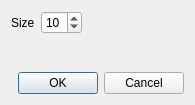
<?xml version="1.0" encoding="UTF-8"?>
<ui version="4.0">
 <class>PyramidDimensionsDialog</class>
 <widget class="QDialog" name="PyramidDimensionsDialog">
  <property name="geometry">
   <rect>
    <x>0</x>
    <y>0</y>
    <width>195</width>
    <height>105</height>
   </rect>
  </property>
  <property name="windowTitle">
   <string>3D Pyramid dimensions</string>
  </property>
  <layout class="QVBoxLayout" name="verticalLayout">
   <item>
    <layout class="QFormLayout" name="formLayout">
     <property name="fieldGrowthPolicy">
      <enum>QFormLayout::FieldsStayAtSizeHint</enum>
     </property>
     <item row="0" column="0">
      <widget class="QLabel" name="label">
       <property name="text">
        <string>Size</string>
       </property>
      </widget>
     </item>
     <item row="0" column="1">
      <widget class="QSpinBox" name="sizeSpinBox">
       <property name="minimum">
        <number>1</number>
       </property>
       <property name="maximum">
        <number>50</number>
       </property>
       <property name="value">
        <number>10</number>
       </property>
      </widget>
     </item>
    </layout>
   </item>
   <item>
    <widget class="QDialogButtonBox" name="buttonBox">
     <property name="orientation">
      <enum>Qt::Horizontal</enum>
     </property>
     <property name="standardButtons">
      <set>QDialogButtonBox::Cancel|QDialogButtonBox::Ok</set>
     </property>
    </widget>
   </item>
  </layout>
 </widget>
 <resources/>
 <connections>
  <connection>
   <sender>buttonBox</sender>
   <signal>accepted()</signal>
   <receiver>PyramidDimensionsDialog</receiver>
   <slot>accept()</slot>
   <hints>
    <hint type="sourcelabel">
     <x>248</x>
     <y>254</y>
    </hint>
    <hint type="destinationlabel">
     <x>157</x>
     <y>274</y>
    </hint>
   </hints>
  </connection>
  <connection>
   <sender>buttonBox</sender>
   <signal>rejected()</signal>
   <receiver>PyramidDimensionsDialog</receiver>
   <slot>reject()</slot>
   <hints>
    <hint type="sourcelabel">
     <x>316</x>
     <y>260</y>
    </hint>
    <hint type="destinationlabel">
     <x>286</x>
     <y>274</y>
    </hint>
   </hints>
  </connection>
 </connections>
</ui>
